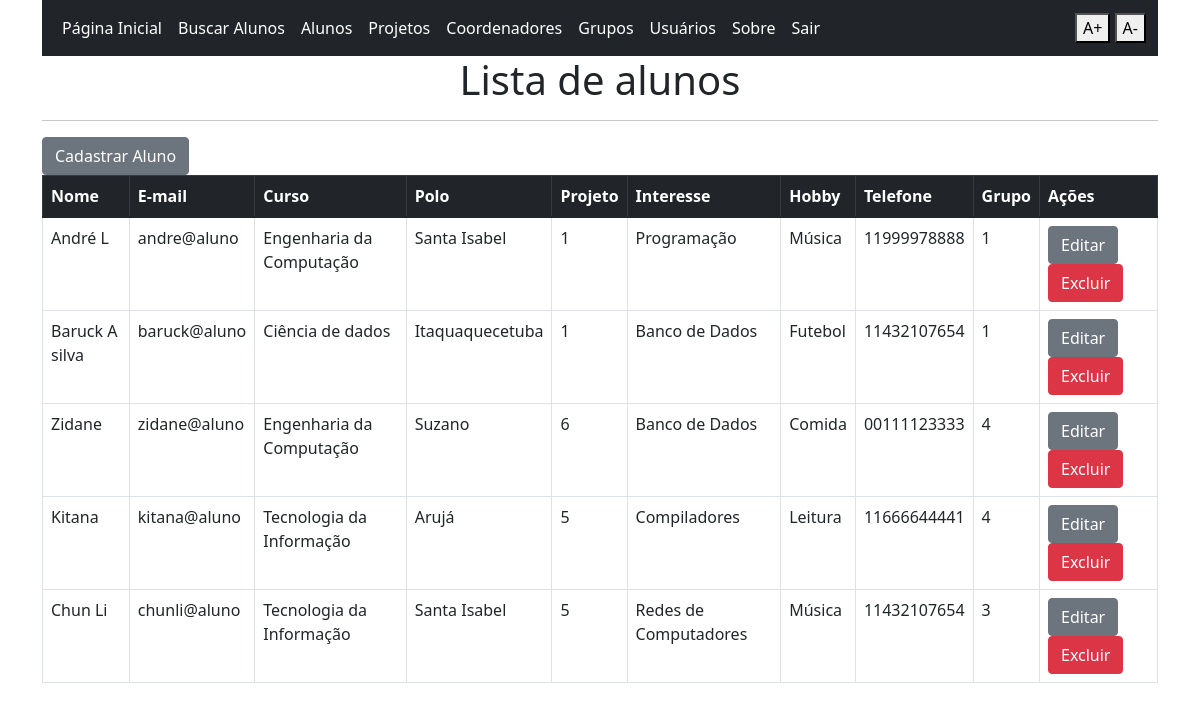
The page /lista_alunos (signed in) on the database its author committed.
### app.py (models this page shows, shortened)
class alunos(db.Model):
    ra = db.Column(db.Integer, primary_key=True)
    nome = db.Column(db.String(50))
    email = db.Column(db.String(50))
    senha = db.Column(db.String(50))
    curso = db.Column(db.String(50))
    polo = db.Column(db.String(50))
    interesse = db.Column(db.String(50))
    hobby = db.Column(db.String(50))
    telefone = db.Column(db.String(15))
    tipo_usuario = db.Column(db.String(20))
    projeto_id = db.Column(db.Integer, ForeignKey('projetos.id'))
    grupo_id = db.Column(db.Integer, ForeignKey('grupos.id'))

### app.py (the view)
@app.route('/lista_alunos')
@login_required
def lista_alunos():
    return render_template('lista_alunos.html', alunos=alunos.query.all())

### app.py (called while the page is built)
@login_manager.user_loader
def load_user(user_id):
    return usuarios.query.get(user_id)

### templates/lista_alunos.html
{% extends 'base.html' %}
{% block conteudo %}
    <h1 align="center">Lista de alunos</h1>
    <hr>
    <a href="{{url_for('cadastrar_aluno')}}" class="btn btn-secondary" aria-label="Ir para a tela de cadastro de novo aluno">Cadastrar Aluno</a>
    <table class="table table-bordered table-hover">
        <thead class="table-dark">
            <th scope="col">Nome</th>
            <th scope="col">E-mail</th>
            <th scope="col">Curso</th>
            <th scope="col">Polo</th>
            <th scope="col">Projeto</th>
            <th scope="col">Interesse</th>
            <th scope="col">Hobby</th>
            <th scope="col">Telefone</th>
            <th scope="col">Grupo</th>
            <th scope="col">Ações</th>
        </thead>
        <tbody>
            {% for aluno in alunos %}
                <tr>
                    <td>{{aluno.nome}}</td>
                    <td>{{aluno.email}}</td>
                    <td>{{aluno.curso}}</td>
                    <td>{{aluno.polo}}</td>
                    <td>{{aluno.projeto_id}}</td>
                    <td>{{aluno.interesse}}</td>
                    <td>{{aluno.hobby}}</td>
                    <td>{{aluno.telefone}}</td>
                    <td>{{aluno.grupo_id}}</td>
                    <td>
                        <a href="{{aluno.ra}}/atualiza_aluno" class="btn btn-secondary btn-xs">Editar</a>
                        <a href="{{aluno.ra}}/excluir_aluno" onclick="return confirm('Deseja exlcuir esse registro?')" class="btn btn-danger btn-xs">Excluir</a>
                    </td>
                </tr>
            {% endfor %}
        </tbody>
    </table>
{% endblock conteudo %}

### templates/base.html (style rules this page uses)
body { font-size: 16px; }

### rows shown on the page
alunos: nome "André L", email "andre@aluno", curso "Engenharia da Computação", polo "Santa Isabel", projeto_id "1", interesse "Programação", hobby "Música", telefone "11999978888", grupo_id "1"
alunos: nome "Baruck A silva", email "baruck@aluno", curso "Ciência de dados", polo "Itaquaquecetuba", projeto_id "1", interesse "Banco de Dados", hobby "Futebol", telefone "11432107654", grupo_id "1"
alunos: nome "Zidane", email "zidane@aluno", curso "Engenharia da Computação", polo "Suzano", projeto_id "6", interesse "Banco de Dados", hobby "Comida", telefone "00111123333", grupo_id "4"
alunos: nome "Kitana", email "kitana@aluno", curso "Tecnologia da Informação", polo "Arujá", projeto_id "5", interesse "Compiladores", hobby "Leitura", telefone "11666644441", grupo_id "4"
alunos: nome "Chun Li", email "chunli@aluno", curso "Tecnologia da Informação", polo "Santa Isabel", projeto_id "5", interesse "Redes de Computadores", hobby "Música", telefone "11432107654", grupo_id "3"
